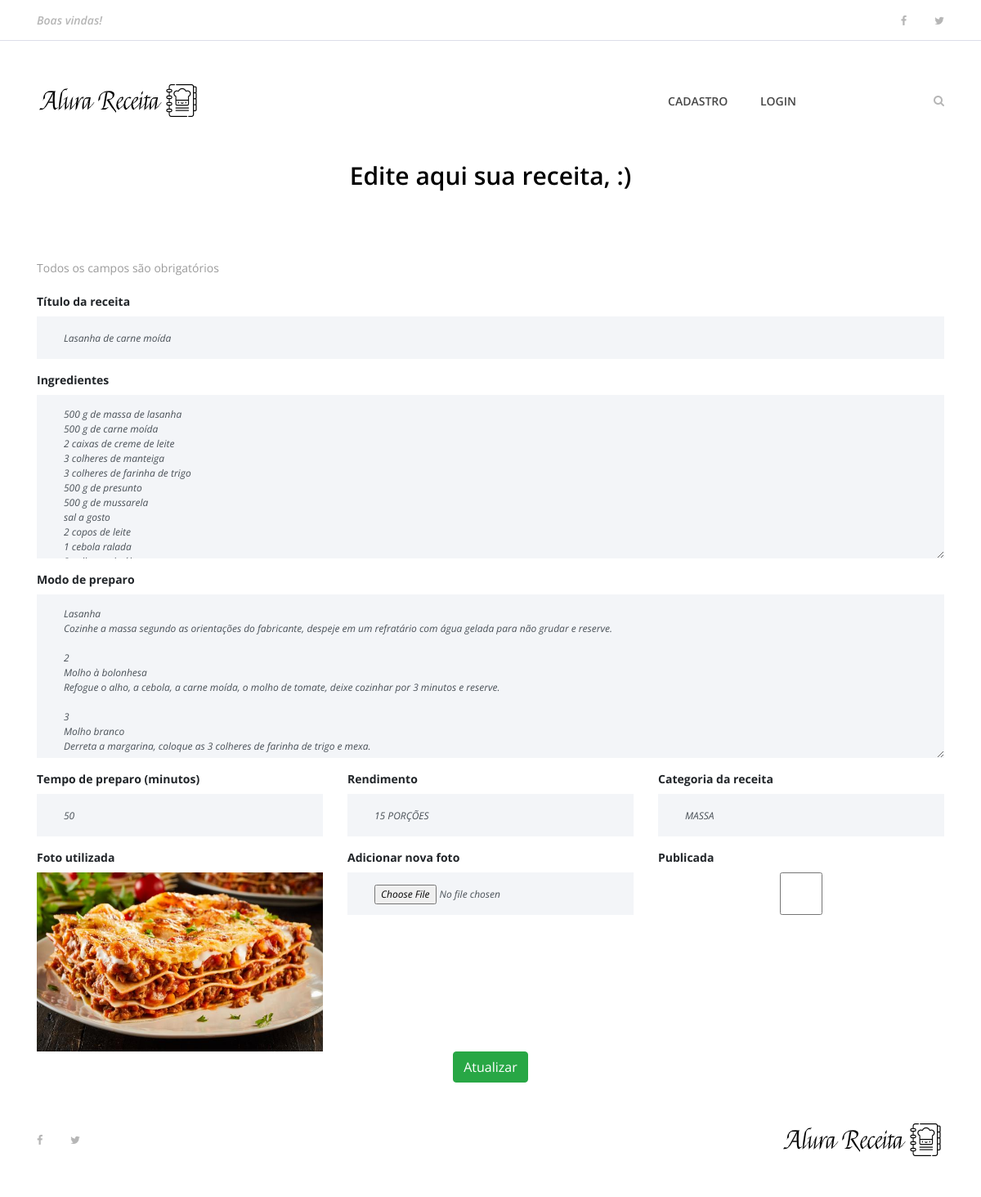
The page /editar/2 on the database as committed earlier.
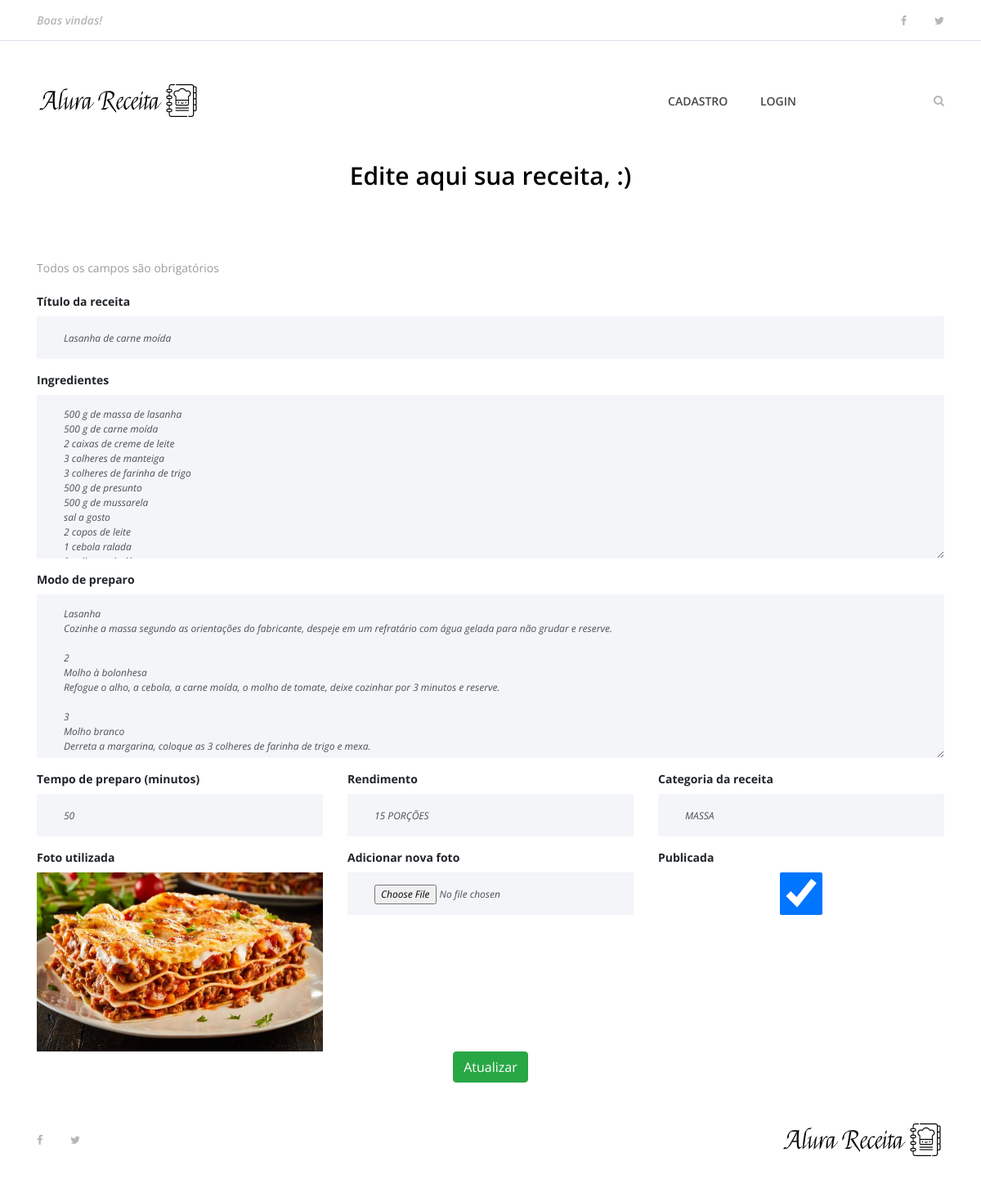
The same page on the database as committed later.
### receitas/models.py (models this page shows, shortened)
class Receita(models.Model):
    pessoa = models.ForeignKey(User, on_delete=models.CASCADE)
    nome_receita = models.CharField(max_length=200)
    ingredientes = models.TextField()
    modo_preparo = models.TextField()
    tempo_preparo = models.IntegerField()
    rendimento = models.CharField(max_length=100)
    categoria = models.CharField(max_length=100)
    date_receita = models.DateTimeField(default=datetime.now, blank=True)
    foto_receita = models.ImageField(upload_to='fotos/%d/%m/%Y/', blank=True)
    publicada = models.BooleanField(default=False)

### receitas/views/receita.py (the view)
# urls.py: path('editar/<int:edita_id>', edita_receita, name='edita_receita'),
def edita_receita(request, edita_id):
    receita = get_object_or_404(Receita, pk=edita_id)
    receita_a_editar = {'receita':receita}
    return render(request, 'edita_receita.html', receita_a_editar)

### receitas/templates/edita_receita.html (shortened to what this page needs)
{% extends 'base.html' %}
{% load static %}
{% block content %}
{% include 'partials/_menu.html' %}
<div class="contact-area section-padding">
    <div class="container">
        <div class="row">
            <div class="col-12">
                <div class="section-heading">
                    <h3>Edite aqui sua receita, {{ user.username }} :)</h3>
                </div>
            </div>
        </div>
        <div class="row">
            <div class="col-12">
            <p>Todos os campos são obrigatórios</p>
                <div class="contact-form-area">
                    <form action="{% url 'atualiza_receita' %}" method="post" enctype="multipart/form-data">
                        <div class="row">
                            <div class="col-12 col-lg-12">
                                <label for="nome_receita"><b>Título da receita</b></label>
                                <input type="text" id="nome_receita" class="form-control" name="nome_receita" placeholder="Ex. Suco de limão" value="{{receita.nome_receita}}" required>
                            </div>
                            <div class="col-12">
                                <label for="file"><b>Ingredientes</b></label>
                                <textarea class="form-control" name="ingredientes" cols="30" rows="10" placeholder="Ex. 2 Limões &#10;200ml de água" required>{{receita.ingredientes}}</textarea>
                            </div>
                            <div class="col-12">
                                <label for="file"><b>Modo de preparo</b></label>
                                <textarea class="form-control" name="modo_preparo" cols="30" rows="10" placeholder="Ex. Corte o limão com cuidado e exprema no copo  &#10;Misture com a água e sirva." required>{{receita.modo_preparo}}</textarea>
                            </div>
                            <div class="col-12 col-lg-4">
                                <label for="file"><b>Tempo de preparo (minutos)</b></label>
                                <input type="number" class="form-control" name="tempo_preparo" placeholder="Ex. 2" value="{{receita.tempo_preparo}}" required>
                            </div>
                            <div class="col-12 col-lg-4">
                                <label for="file"><b>Rendimento</b></label>
                                <input type="text" class="form-control" name="rendimento" placeholder="Ex. serve 1 pessoa" value="{{receita.rendimento}}" required>
                            </div>
                            <div class="col-12 col-lg-4">
                                <label for="file"><b>Categoria da receita</b></label>
                                <input type="text" class="form-control" name="categoria" placeholder="Ex. Sucos e bebidas" value="{{receita.categoria}}"required>
                            </div>
                            <div class="col-12 col-lg-4">
                                <label for="file"><b>Foto utilizada</b></label>
                                <img src="{{ receita.foto_receita.url }}" alt="">
                            </div>
                            <div class="col-12 col-lg-4">
                                <label for="file"><b>Adicionar nova foto</b></label>
                                <input type="file" class="form-control" name="foto_receita">
                            </div>
                            <div class="col-12 col-lg-4">
                                <label for="file"><b>Publicada</b></label>
                                <input type="checkbox" class="form-control" name="publicada" {% if receita.publicada %} checked {% endif %}>
                            </div>
                            <div class="col-12 text-center">
                                <button class="btn btn-success" type="submit">Atualizar</button>
                            </div>
                        </div>
                    </form>
                </div>
            </div>
        </div>
    </div>
</div>
{% include 'partials/_footer.html' %}
{% endblock %}

Rows that differ between the two databases and show on the page:
changed Receita "Lasanha de carne moída": publicada "☐" → "☑"
